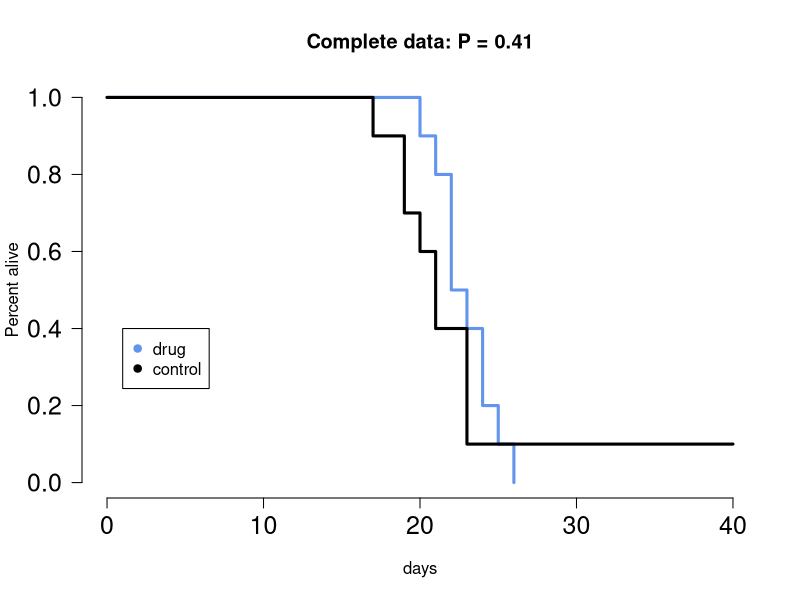
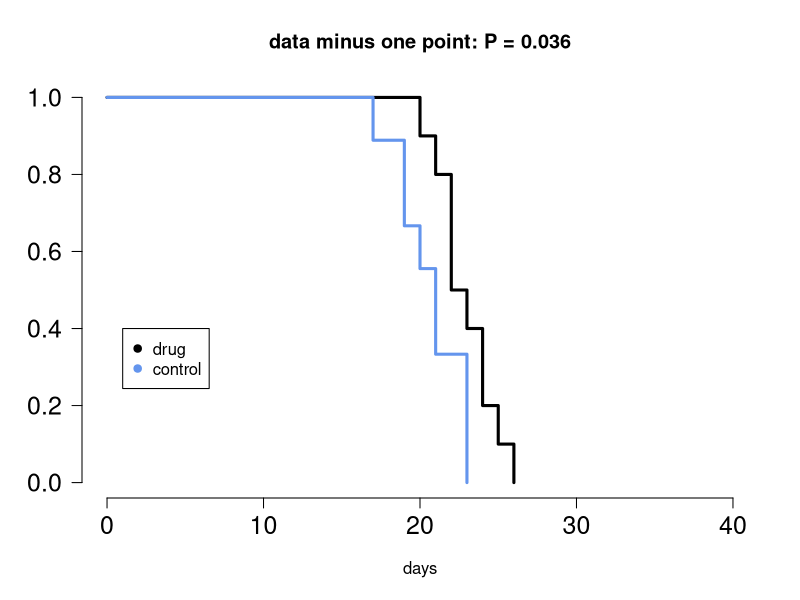
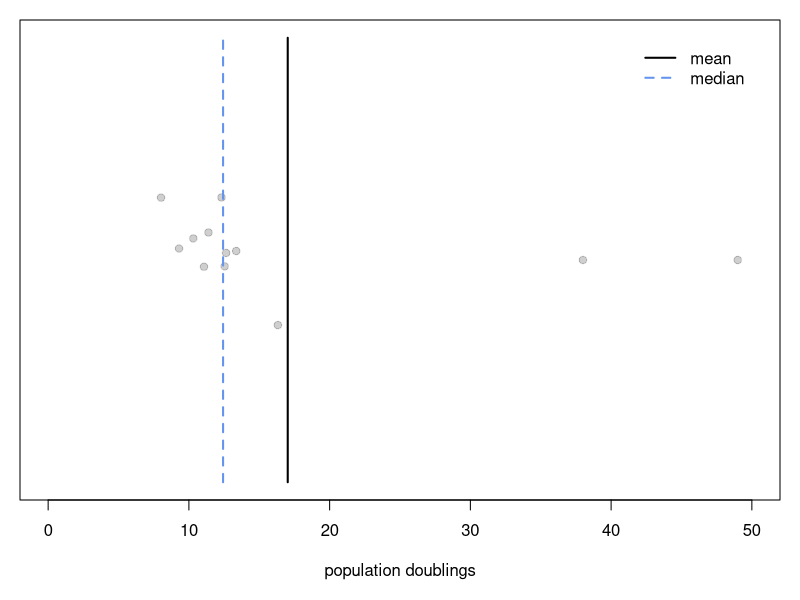
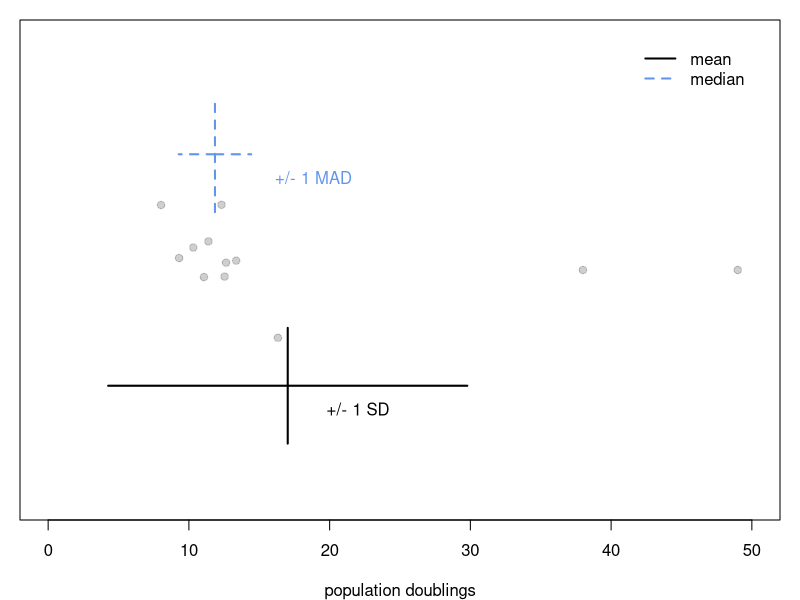
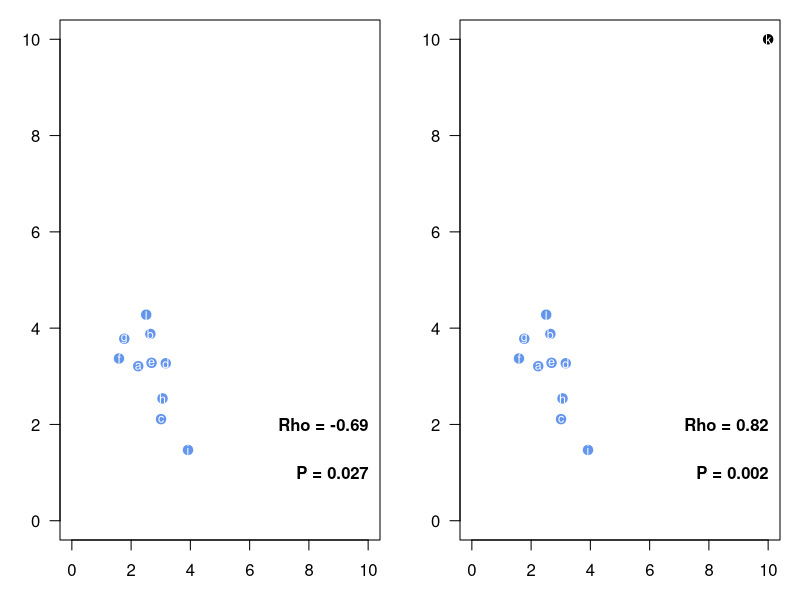
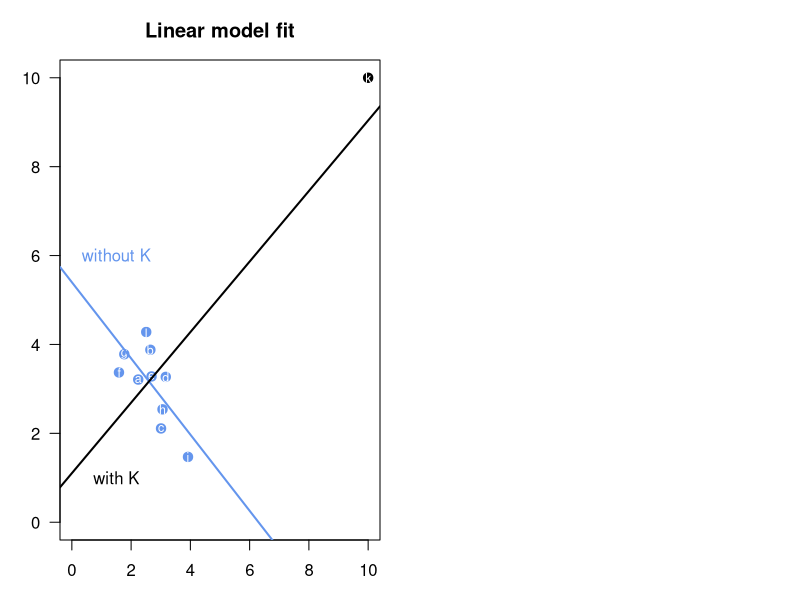
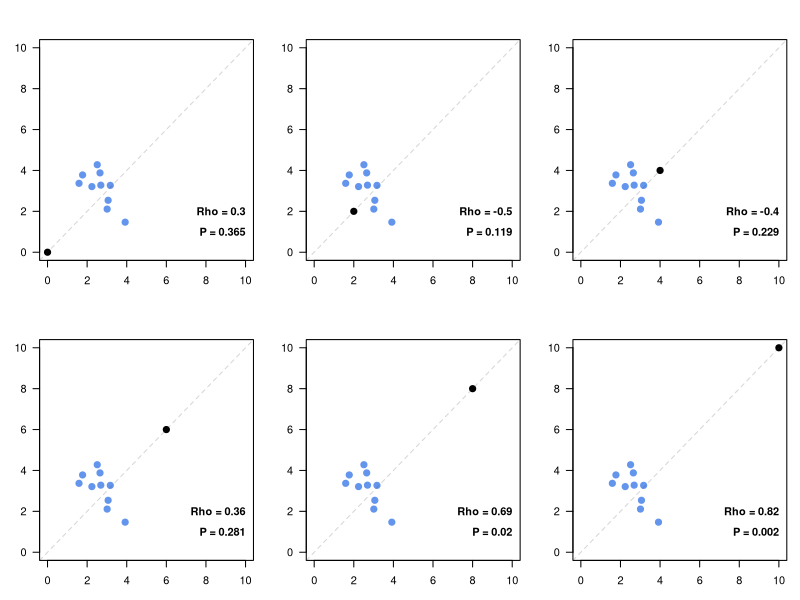
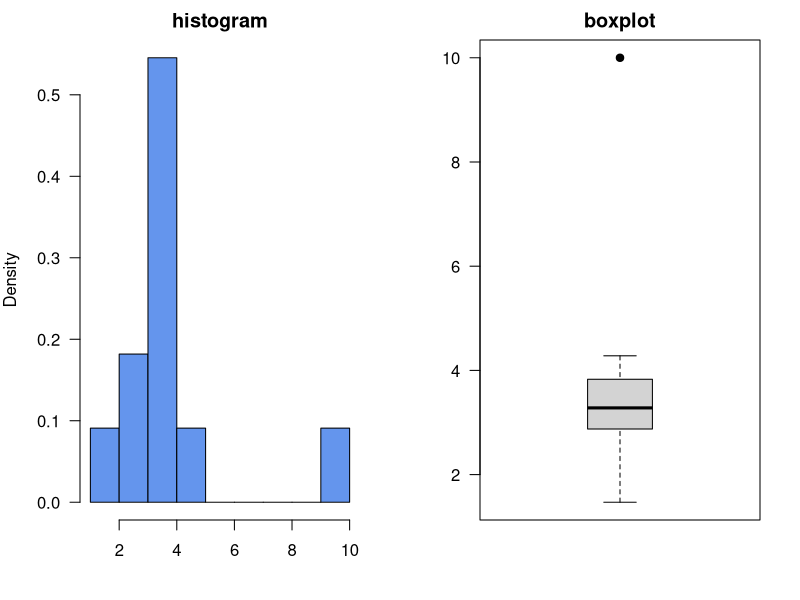

R code for these plots, in order:
## ---- chunk 1
library(survival)
## ---- chunk 2
times=c(21,19,17,23,21,40,23,19,20,23,  26,22,24,22,23,24,20,25,22,21)
conditions=c(rep("drug", 10), rep("control", 10))
had.events =rep(1, 20)
had.events[ 6 ] = 0
surv.all = survfit(Surv(times, had.events)~conditions)
cox = coxph(formula = Surv(times,had.events==1)~conditions)
p.val = as.numeric(summary(cox)$logtest[3])
plot(surv.all, lwd=3, col=c( "cornflowerblue","black"),
        main=paste("Complete data: P =", round(p.val, 3)), las=1,
        xlab="days", cex.axis=1.5, bty="n", xlim=c(0,40), ylab="Percent alive")
legend( 1,0.4, c("drug", "control"), col=c("cornflowerblue","black"), pch=19)
## ---- chunk 3
times=c(21,19,17,23,21,NA,23,19,20,23,  26,22,24,22,23,24,20,25,22,21)
surv.all = survfit(Surv(times, had.events)~conditions)
cox = coxph(formula = Surv(times,had.events==1)~conditions)
p.val = as.numeric(summary(cox)$logtest[3])
plot(surv.all, lwd=3, col=c("black", "cornflowerblue"),
        main=paste("data minus one point: P =", round(p.val, 3)), las=1,
        xlab="days", cex.axis=1.5, bty="n", xlim=c(0,40))
legend( 1,0.4, c("drug", "control"), col=c("black", "cornflowerblue"), pch=19)
## ---- chunk 4

vals = rnorm(10, mean=10, sd=3)
valskew = c(26, 38, 35, 49)
ylocs =  jitter( rep(1,length(vals)), 3)
par(mar=c(5,1,1,1))
valskew = c(38,  49)
plot( c(vals, valskew),  
      c( ylocs, rep(1, length(valskew) ) ),
      pch=19, axes=FALSE, xlab="population doublings", ylab="", xlim=c(0, 50), ylim=c(0.8, 1.2), col="#11111133" )
box()
axis(1, seq(0,50,10))
mu = mean( c(vals, valskew) )
lines( c(mu, mu), c(0.8, 1.2), lwd=2)
med = median( c(vals, valskew) )
lines( c(med, med), c(0.8, 1.2), lwd=2, lty=2, col="cornflowerblue")
legend( 50, 1.2, c("mean", "median"), lty=c(1,2), lwd=2, box.col="white", xjust=1, col=c("black","cornflowerblue")  )

## ---- chunk 5
par(mar=c(4,1,1,1))
valskew = c(38,  49)
plot( c(vals, valskew),  
      c( ylocs, rep(1, length(valskew) ) ),
      pch=19, axes=FALSE,  xlab="population doublings", ylab="", xlim=c(0, 50), ylim=c(0.8, 1.2), col="#11111133" )
box()
axis(1, seq(0,50,10))
mu = mean( c(vals, valskew) )
lines( c(mu, mu), c(0.85, 0.95), lwd=2)
med = median( vals )
lines( c(med, med), c(1.05, 1.15), lwd=2, lty=2, col="cornflowerblue")
legend( 50, 1.2, c("mean", "median"), lty=c(1,2), lwd=2, box.col="white", xjust=1, col=c("black","cornflowerblue")  )

sample.sd=sd( c(vals, valskew) )
sample.mad=mad(c(vals, valskew) )
lines( c(mu, mu+sample.sd), c(0.9,0.9), lwd=2,  col="black")
lines( c(mu, mu-sample.sd), c(0.9,0.9), lwd=2,  col="black")
lines( c(med, med+sample.mad), c(1.1,1.1), lwd=2, lty=2, col="cornflowerblue")
lines( c(med, med-sample.mad), c(1.1,1.1), lwd=2, lty=2, col="cornflowerblue")
text(mu+5, 0.88, "+/- 1 SD")
text(med+7, 1.08, "+/- 1 MAD", col="cornflowerblue")

## ---- chunk 6
aa=c(2.24,2.65,3.01,3.17,2.69,1.59,1.77,3.06,3.92,2.51,10.00)
bb=c(3.21,3.88,2.11,3.27,3.28,3.37,3.78,2.54,1.47,4.28,10.00)
cols=c(rep("cornflowerblue", 10), "black")
layout(matrix(1:2,1,2))
c10 = cor.test(aa[1:10], bb[1:10])
c11 = cor.test(aa,bb)
cor.10 = round( c10$estimate, 2)
cor.11 = round( c11$estimate, 2)
p.10 = round( c10$p.value, 3)
p.11 = round( c11$p.value, 3)
## ---- chunk 7
#aa = c(rnorm(10)+3, 10
layout(matrix(1:2,1,2))
par(mar=c(3,3,1,1))
plot(aa[1:10],bb[1:10], pch=19, col=cols[1:10], xlim=c(0,10), ylim=c(0,10), 
     las=1, main="", xlab="", ylab="", cex=1.25)
text(10, 2,paste("Rho =", round( cor.10, 2) ), adj=1, font=2)
text(10, 1,paste("P =", round( p.10, 3) ), adj=1, font=2)
text(aa[1:10], bb[1:10], 
     c('a','b','c','d','e','f','g','h','i','j'), col="white", cex=0.75)

plot(aa,bb, pch=19, col=cols, xlim=c(0,10), ylim=c(0,10), las=1, 
     main="", xlab="", ylab="", cex=1.25)
text(10, 2,paste("Rho =", round( cor.11, 2) ), adj=1, font=2)
text(10, 1,paste("P =", round( p.11, 3) ), adj=1, font=2)
text(aa, bb, c('a','b','c','d','e','f','g','h','i','j','k'), col="white", cex=0.75)
## ---- chunk 8
par(mar=c(3,3,3,1))
plot(aa,bb, pch=19, col=cols, xlim=c(0,10), ylim=c(0,10), las=1, 
     main="Linear model fit", xlab="", ylab="", cex=1.25)
text(aa, bb, c('a','b','c','d','e','f','g','h','i','j','k'), col="white", cex=0.75)
abline( lm( bb[1:10]~aa[1:10] ), col="cornflowerblue", lwd=2)
text(1.5,6,"without K", col="cornflowerblue")
abline( lm( bb~aa ), lwd=2)
text(1.5,1,"with K")
## ---- chunk 9

layout(matrix(1:6,2,3,byrow=TRUE))
par(mar=c(3,3,3,1))
for(i in seq(from=0, to=10, by=2)){
    cx = cor.test(c(aa[1:10],i), c(bb[1:10],i) )
    cor.x = round( cx$estimate, 3)
    p.x = round( cx$p.value, 3)
    plot( c(aa[1:10],i), c(bb[1:10],i), pch=19, col=cols, xlim=c(0,10), ylim=c(0,10), 
     las=1, main="", xlab="", ylab="", cex=1.25)
    abline(0,1,lwd=1, col="#33333333", lty=2)
    paste("rho =", cor.x,"P=",p.x)
    text(10, 2,paste("Rho =", round( cor.x, 2) ), adj=1, font=2)
    text(10, 1,paste("P =", round( p.x, 3) ), adj=1, font=2)
}


## ---- chunk 10
layout(matrix(1:2,1,2))
par(mar=c(4,4,2,2))
hist(bb, breaks=10, col="cornflowerblue", main="histogram", xlab="", freq=FALSE, 
     las=1)
boxplot(bb, main="boxplot", las=1, boxwex=0.5, pch=19)
## ---- chunk 11
par(mar=c(3,5,3,1))
plot( lm(bb~aa), which=4, axes=FALSE, lwd=2)
box()
axis(2, seq(from=0, to=50, by=10), las=1)
axis(1, at=1:11, labels=letters[1:11])
## ---- chunk 12

#aa.norm = rnorm(100)
#bb.norm = rnorm(100)
aa.norm=c(-0.72,-0.51,1.01,1.61,-0.54,-1.21,-1.78,-1.59,0.62,0.02,-0.76,2.74,
          -0.76,-1.73,1.37,-2.3,-0.18,-1.58,-1.16,0.05,-1.8,-0.9,-0.6,1.12,0.39,
          -0.12,0.65,0.91,-1.55,-1.13,1.2,0.08,1.75,0.51,-0.03,-0.14,0.83,0.07,
          -0.27,-0.46,-1.46,-0.23,-0.7,-0.09,0.08,0.65,1.81,0.64,0.15,-1.02,
          0.45,0.31,-1.6,1.46,-0.35,0.05,1.56,-0.89,1.3,3.31,2.01,1.34,-0.74,
          -0.08,1.94,-0.39,-0.11,0.6,0.31,-0.28,0.61,0.43,-1.01,0.22,0.78,
          -1.34,1.65,0.47,0.63,0.06,0.08,1.71,0.62,-0.21,0.12,0.01,0.37,0.24,
          -0.46,0.45,1.22,-1.9,0.66,-0.77,0.62,-0.06,-1.91,-2.07,-0.08,0.8)
bb.norm=c(-0.46,1.9,-0.36,0.37,-1.58,1.38,-0.78,-1.2,-0.27,1.08,-1.17,0.42,
          1.66,0.45,1.68,1.42,-1.56,0.63,1.11,0.6,-1.85,0.61,0.22,-1.18,0.35,
          -1.15,0.07,0.8,-0.88,-3,-0.4,1.95,1.52,-0.66,-0.58,-0.07,0.54,-0.62,
          0.77,-0.51,-0.02,-0.56,1.48,-0.63,-1.23,-0.33,-0.19,-0.98,0.42,-1.01,
          0.14,0.3,-0.59,-0.2,1.14,0.2,-0.24,0.5,-1.3,-0.14,-0.66,-0.29,1.89,
          -0.55,-0.35,-1.28,3.15,-0.73,0.45,-0.79,-0.83,-0.57,1.71,0.46,1,1.1,
          -0.72,-1.74,-0.12,-1.46,0.86,0.96,0.2,1.63,-0.1,0.69,-1.7,-1.45,0.47,
          0.41,1.67,0.52,-1.56,0.14,0.16,-0.01,0.68,0.93,2,-0.4)
min_a=min(c(aa.norm, bb.norm) )
max_a=max(c(aa.norm, bb.norm) )
aa.dir = seq(from=min_a, to=max_a, by=(max_a-min_a)/100)
bb.dir = aa.dir
cors.s = rep(0, 10)
cors.p = rep(0, 10)
layout(matrix(1:10,2,5, byrow=TRUE))
par(mar=c(1,1,1,1))
for(i in 1:10){
    aa.x = aa.norm
    bb.x = bb.norm
    idx = sample( 1:100 )[1:(10*i)]
    aa.x[idx] = aa.dir[idx]
    bb.x[idx] = bb.dir[idx]
    cors.s[i] = cor.test( aa.x, bb.x, method="spearman" )$estimate
    cors.p[i] = cor.test( aa.x, bb.x, method="pearson" )$estimate
    plot(aa.x, bb.x, axes=FALSE, xlim=c(min_a, max_a), ylim=c(min_a-1, max_a))
    box()
    text(max_a, min_a-0.5,paste("Spearman:",round( cors.s[i],2) ), adj=1)
    text(max_a, min_a-0.8,paste("Pearson:",round( cors.p[i],2) ), adj=1)
}
## ---- chunk 13

#y=rnorm(100, 0, 0.4) + (1+seq(from=0.01,to=1, by=0.01) )
y=c(0.22,1.03,1.30,0.78,1.66,0.65,0.91,1.17,1.21,2.01,0.93,1.25,1.13,0.78,0.92,1.95,1.18,
1.02,1.60,1.12,1.69,1.70,1.04,1.78,1.41,1.46,0.40,0.46,2.26,0.89,1.26,1.98,1.03,1.17,
1.35,1.42,1.76,1.99,1.47,0.95,1.81,1.04,1.77,1.37,1.57,0.65,1.71,1.51,1.17,0.73,1.65,
1.16,1.44,1.46,2.58,1.30,1.71,1.25,1.55,1.99,2.10,1.51,1.99,1.15,2.53,1.45,1.39,1.30,
1.75,1.35,1.72,2.09,1.48,1.53,1.42,2.61,2.19,1.60,1.87,2.29,2.17,1.73,2.04,1.97,1.62,
2.27,1.38,1.82,1.68,1.18,1.54,2.19,1.71,2.01,1.89,1.63,1.21,1.35,2.26,2.28)
x=1:100
cor.before.p = cor.test(x,y)$estimate
cor.before.s = cor.test(x,y, method="spearman")$estimate
yplus = y
yplus[10] = 7.5
cor.after.p = cor.test(x, yplus)$estimate
cor.after.s = cor.test(x, yplus, method="spearman")$estimate

layout(matrix(1:2,1,2))
plot(x,y, axes=FALSE, ylim=c(0,8), ylab="Y", xlab="X", pch=19, 
     col="cornflowerblue", main="original" )
box()
axis(2, seq(from=0, to=8, by=2), las=1)
axis(1, seq(from=0, to=100, by=10), las=1 )
text(100,8,paste("Pearson:",round( cor.before.p,2) ), adj=1)
text(100,7.25,paste("Spearman:",round( cor.before.s,2) ), adj=1)

cols = rep("cornflowerblue", 100)
cols[10]="black"
plot(x, yplus, axes=FALSE, ylim=c(0,8), ylab="Y", xlab="X", pch=19,col=cols,
     main="move one point")
box()
axis(2,seq(from=0, to=8, by=2), las=1)
axis(1,seq(from=0, to=100, by=10), las=1)
text(100,8,paste("Pearson:",round( cor.after.p,2) ), adj=1)
text(100,7.25,paste("Spearman:",round( cor.after.s,2)), adj=1)
## ---- chunk 14
library(knitr)
df = data.frame(A=aa, A_ranks=rank(aa), B=bb, B_ranks=rank(bb))
kable(df)
## ---- chunk 15
layout(matrix(1:3,1,3))
par(mar=c(4,4,4,2))
cols=c(rep("cornflowerblue", 10), "black")

plot(aa,bb, pch=19, col=cols, xlim=c(0,11), ylim=c(0,11), las=1, 
     main=paste("original: rho =", cor.11,"P=",p.11), xlab="X value", ylab="Y value", cex=1.4)
text(aa, bb, c('a','b','c','d','e','f','g','h','i','j','k'), 
     col="white", cex=0.75)

plot(aa[1:10],bb[1:10], pch=19, col=cols[1:10], xlim=c(0,11), ylim=c(0,11), las=1, 
     main=paste("no K: rho =", cor.10,"P=",p.10), xlab="X value", ylab="Y value", cex=1.4)
text(aa, bb, c('a','b','c','d','e','f','g','h','i','j'), 
     col="white", cex=0.75)

cor.rank = round( cor.test(rank(aa), rank(bb))$estimate, 2)
p.rank = round( cor.test(rank(aa), rank(bb))$p.value, 2)
plot(rank(aa),rank(bb), pch=19, col=cols, xlim=c(0,11), ylim=c(0,11), las=1, main=paste("ranks: rho =", cor.rank,"P=",p.rank), xlab="X rank", ylab="Y rank", cex=1.4)
text(rank(aa), rank(bb), c('a','b','c','d','e','f','g','h','i','j','k'), 
     cex=0.75, col="white")
## ---- chunk 16
#y1 = rnorm(10)
#y2 = rnorm(10)+0.5
par(mar=c(4,3,3,1))
y = c(1.58,-0.33,-0.47,-0.55,0.54,-0.42,-1.13,-0.96,0.69,-0.73,2.28,0.41,1.05,
      1.14,3.47, 0.26,0.59,1.67,0.78,1.56)
y1=y[1:10]
y2=y[11:20]
x=jitter( c(rep(1,10),rep(2,10)) )
plot( x, y, las=1, pch=19, col="#0000ffaa", axes=FALSE, ylab="", xlab="")
box()
axis(2,-1:3, las=1)
axis(1,at=c(1,2), labels=c("Y1", "Y2"), tick=FALSE)
## ---- chunk 17
y[1] = 8
par(mar=c(4,3,3,1))
plot( x, y, las=1, pch=19, col="#0000ffaa", axes=FALSE, ylab="", xlab="")
axis(2,-1:8, las=1)
axis(1,at=c(1,2), labels=c("Y1", "Y2"), tick=FALSE)
box()
y1 = y[1:10]
